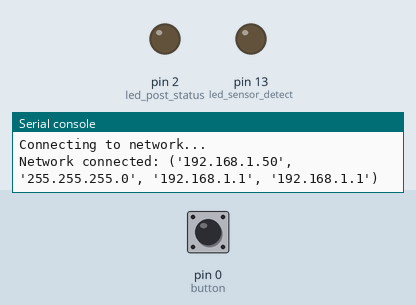
Bench run of a program on a simulated MicroPython board. Shown: output pins drawn as LEDs (lit = HIGH), the last lines printed to the serial console. The inputs (shaded band) are chosen by the test bench; at power-on: pin 0 (button) HIGH. WiFi joins after 1.5 s; web requests get an empty 200 reply after 0.4 s.

Above: at 3.2 s.
3.3 s: pin 0 (button) pulled LOW for 0.15 s
At 4.1 s:
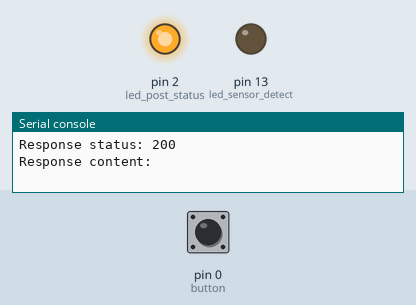
Timing chart, 0 to 6.3 s (numbered marks = the images above; inputs shaded):
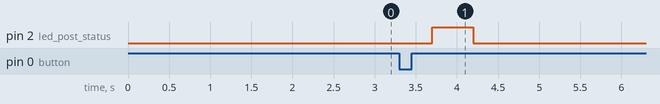

Measured:
- after the input at 3.3 s, pin 2 (led_post_status): LOW → HIGH after 0.40 s, → LOW 0.50 s later

The program:

practice09-03.py
```python
import time
import network
import urequests

from machine import Pin

# サーバ設定
SSID = 'intern2024'       # Wi-FiのSSID
PASSWORD = 'password2024'  # Wi-Fiのパスワード
URL = 'http://192.168.4.1:5000/'  # POSTリクエストを送信するURL

PIN_NO_SENSOR_LED = 13
PIN_NO_POST_LED = 2
PIN_NO_IR_SENSOR = 4
PIN_NO_BUTTON = 0

# 入出力設定
led_sensor_detect = Pin(PIN_NO_SENSOR_LED, Pin.OUT)  # センサー反応中に点灯するLED
led_post_status = Pin(PIN_NO_POST_LED, Pin.OUT)  # サーバPOST時に点灯するLED
sensor = Pin(PIN_NO_IR_SENSOR, Pin.IN)  # 人感センサー
button = Pin(PIN_NO_BUTTON, Pin.IN)  # オンボードのボタン

# データ用
USRE_NAME = 'KATO-WORKS'

# グローバル変数
sensor_status = 0  # 前回割り込み時のセンサーの状態
count = 0   # センサーの反応回数


def sensor_triggerd(sensor_pin):
    """
    センサーが押されたら

    Parameters
    ----------
    sensor_pin : Pin
        トリガされたセンサーのピン
    """
    global sensor_status, count

    data = {
        'name': USRE_NAME,
    }
    status = sensor.value()
    if sensor_status != status:  # 前回のステータスと比較
        if status == 1:
            print('Sensor: ON')
            led_sensor_detect.on()
            count = count + 1
            data['AM312'] = 1
            data['AM312_SW'] = count
        else:
            print('Sensor: OFF')
            led_sensor_detect.off()
            data['AM312'] = 0
        response = post_data(URL, data)
        sensor_status = status

    return


def button_push(button_pin):
    """
    ボタンが押された際には、現在の状態を通知する

    Parameters
    ----------
    button_pin : Pin
        トリガされたボタンのピン
    """
    data = {
        'name': USRE_NAME,
        'AM312': sensor_status,
        'AM312_SW': count,
        'trigger': 'button',
    }
    response = post_data(URL, data)

    return


def connect_wifi(ssid, password):
    """
    Wi-Fiへ接続

    Parameters:
    ssid : str
        接続先のSSID
    password : str
        Wi-Fiのパスワード
    """
    wlan = network.WLAN(network.STA_IF)
    wlan.active(True)
    wlan.connect(ssid, password)
    while not wlan.isconnected():  # 接続するまで待機
        print('Connecting to network...')
        time.sleep(1)
    print('Network connected:', wlan.ifconfig())
    return wlan


def post_success(interval=0.5):
    """
    POST成功（LEDを１回0.5秒点灯）
    """
    led_post_status.on()
    time.sleep(interval)
    led_post_status.off()

    return


def post_failed(interval=0.1, count=3):
    """
    POST失敗（LEDを３回明滅）
    """
    for i in range(count):
        led_post_status.on()
        time.sleep(interval)
        led_post_status.off()
        time.sleep(interval)

    return


def post_data(url, data):
    """
    WebサーバへデータのPOST実行

    Parameters:
    url : str
        送信するサーバのURL
    data : dict
        送信するデータのDict
    """
    try:
        response = urequests.post(url, json=data)
        print('Response status:', response.status_code)

        if response.status_code != 200:  # HTTPは200が成功のコード
            print(f'POST Failed.')
            post_failed()
            return None
        else:
            print('Response content:', response.text)
            post_success()
        return response.text

    except Exception as e:
        print(f'POST Failed. {e}')
        post_failed()
        return None


if __name__ == "__main__":
    # Wi-Fiに接続
    wlan = connect_wifi(SSID, PASSWORD)

    # センサーへのトリガ設定
    sensor.irq(trigger=Pin.IRQ_FALLING | Pin.IRQ_RISING, handler=sensor_triggerd)
    # ボタンへのトリガ設定
    button.irq(trigger=Pin.IRQ_FALLING, handler=button_push)

    try:
        while True:
            time.sleep(1)
    except KeyboardInterrupt:  # Ctl-Cによる中断を検出
        print("例外'KeyboardInterrupt'を捕捉")
        led_sensor_detect.off()
        led_post_status.off()

    # WiFiから切断
    wlan.disconnect()
```
